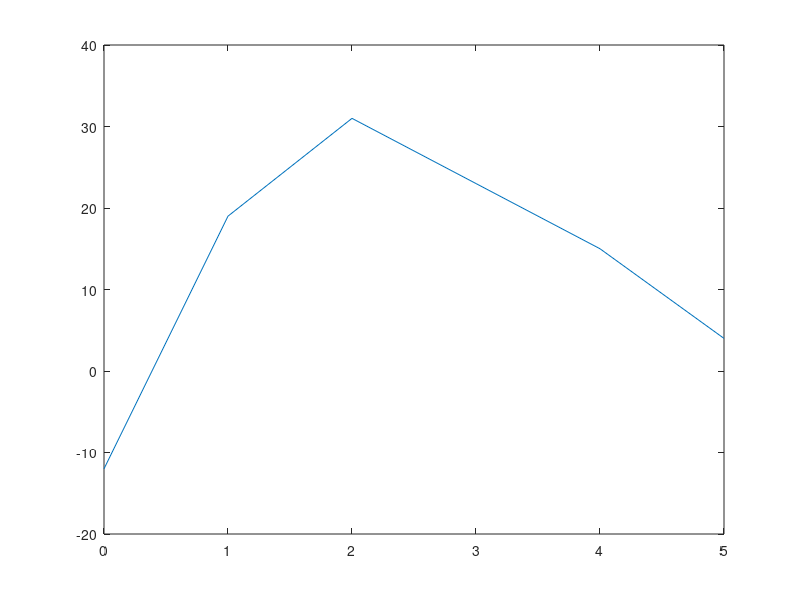

Recreate this plot in MATLAB. (Note: this script raises an error after producing the figure.)
% part 1
h1 = [4 3 2 1];
x1 = [-3 7 4];
r1 = conv(h1,x1);
disp(r1);

% plotting q1 part 1 result
t = 0:1:max([length(h1)+length(x1)-1,length(h1),length(x1)]) - 1;
f1 = figure(1);
plot(t,r1);
saveas(f1 , 'Q1_1.png');

% part 2
x = @(t) hsvd(t+2) -3.*hsvd(t-10);
h = @(t) (0.8.^t).*(hsvd(t-2)-2.*hsvd(t-3));
t = 0:1:5;
a = x(t);
b = h(t);
r2 = conv(a,b);

% plotting q1 part 2 result
t = 0:1:max([length(a)+length(b)-1,length(a),length(b)]) - 1;
f2 = figure(2);
plot(t,r2);
saveas(f2 , 'Q1_2.png');

function [output] = hsvd(t)
    output = t >= 0;
end